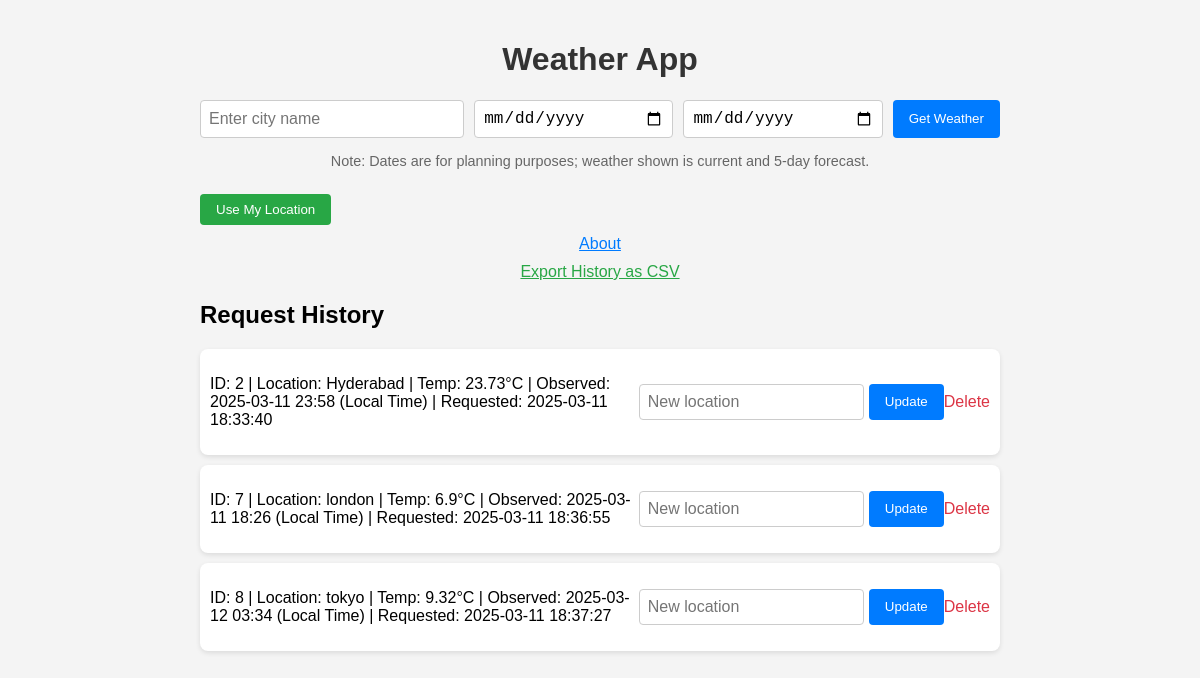
The page / on the database its author committed.
### tables this page shows
CREATE TABLE weather_requests (
                 id INTEGER PRIMARY KEY AUTOINCREMENT,
                 location TEXT NOT NULL,
                 temperature REAL,
                 start_date TEXT,
                 end_date TEXT,
                 local_time TEXT,
                 timestamp DATETIME DEFAULT CURRENT_TIMESTAMP);

### app.py (the view, shortened to what this page needs)
@app.route("/", methods=["GET", "POST"])
def index():
    weather_data = session.pop('weather_data', None)
    forecast_data = session.pop('forecast_data', None)
    local_time = session.pop('local_time', None)  # Already a string
    map_link = session.pop('map_link', None)
    requests_history = get_all_requests()
    return render_template("index.html", weather=weather_data, forecast=forecast_data, history=requests_history, local_time=local_time, map_link=map_link)

### database.py (called while the page is built)
def get_all_requests():
    conn = sqlite3.connect("weather.db")
    c = conn.cursor()
    c.execute("SELECT * FROM weather_requests")
    rows = c.fetchall()
    conn.close()
    return rows

### templates/index.html (shortened to what this page needs)
<!DOCTYPE html>
<html>
<head>
    <link rel="stylesheet" href="{{ url_for('static', filename='style.css') }}">
</head>
<body>
    <div class="container">
        <h1>Weather App</h1>
        <form method="POST" class="search-form">
            <input type="text" name="location" placeholder="Enter city name" required>
            <input type="date" name="start_date" placeholder="Start Date (YYYY-MM-DD)">
            <input type="date" name="end_date" placeholder="End Date (YYYY-MM-DD)">
            <button type="submit">Get Weather</button>
            <p class="note">Note: Dates are for planning purposes; weather shown is current and 5-day forecast.</p>
        </form>
        <button onclick="getCurrentLocation()" class="location-btn">Use My Location</button>
        <a href="/about" class="about-link">About</a>
        <a href="/export/csv" class="export-link">Export History as CSV</a>
        <h2>Request History</h2>
        <div class="history-container">
            {% for req in history %}
                <div class="history-item">
                    <p>ID: {{ req[0] }} | Location: {{ req[1] }} | Temp: {{ req[2] }}°C |
                       {% if req[5] %}Observed: {{ req[5] }} (Local Time){% endif %} |
                       Requested: {{ req[6] }}</p>
                    <form method="POST" action="/update/{{ req[0] }}" class="inline-form">
                        <input type="text" name="new_location" placeholder="New location">
                        <button type="submit">Update</button>
                    </form>
                    <a href="/delete/{{ req[0] }}" class="delete-link">Delete</a>
                </div>
            {% endfor %}
        </div>
    </div>
</body>
</html>

### static/style.css (style rules this page uses)
body { font-family: Arial, sans-serif; background-color: #f4f4f4; margin: 0; padding: 20px; }
.container { max-width: 800px; margin: 0 auto; }
h1 { color: #333; text-align: center; }
.search-form { display: flex; gap: 10px; margin-bottom: 20px; flex-wrap: wrap; }
input[type="text"], input[type="date"] { padding: 8px; font-size: 16px; border: 1px solid #ccc; border-radius: 4px; flex-grow: 1; }
button { padding: 8px 16px; background-color: #007BFF; color: white; border: none; border-radius: 4px; cursor: pointer; }
.location-btn { background-color: #28a745; }
.about-link, .export-link { display: block; text-align: center; margin: 10px 0; color: #007BFF; }
.export-link { color: #28a745; }
.note { font-size: 0.9em; color: #666; margin: 5px 0; width: 100%; text-align: center; }
.history-container { margin-top: 20px; }
.history-item { background-color: white; padding: 10px; border-radius: 8px; box-shadow: 0 2px 5px rgba(0,0,0,0.1); margin-bottom: 10px; display: flex; justify-content: space-between; align-items: center; }
.inline-form { display: inline-flex; gap: 5px; }
.delete-link { color: #dc3545; text-decoration: none; }

### rows shown on the page
weather_requests: id "2", location "Hyderabad", temperature "23.73", local_time "2025-03-11 23:58", timestamp "2025-03-11 18:33:40"
weather_requests: id "7", location "london", temperature "6.9", local_time "2025-03-11 18:26", timestamp "2025-03-11 18:36:55"
weather_requests: id "8", location "tokyo", temperature "9.32", local_time "2025-03-12 03:34", timestamp "2025-03-11 18:37:27"
